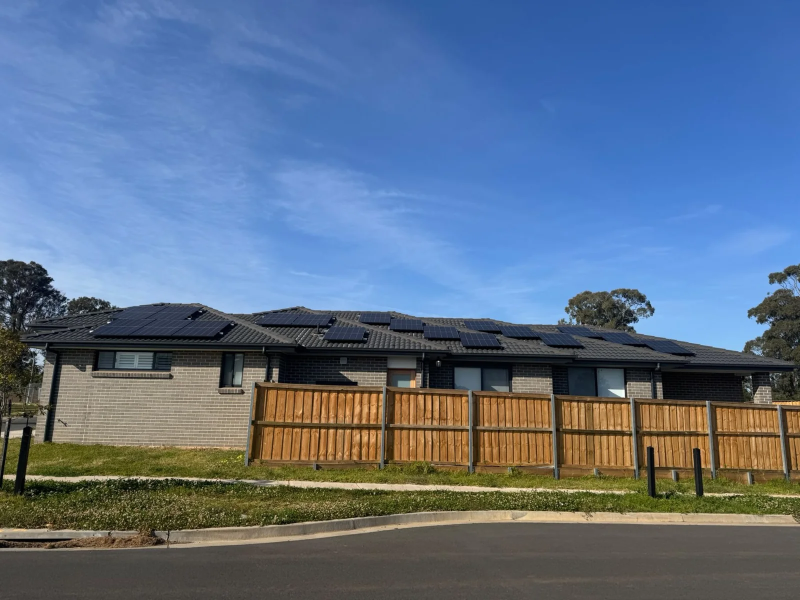
#> input picture assets/original-photography/web-pack-solar/solar-residential-complex.webp, 1600 x 1200 px (shown at 1/2 size)
$ python process-photos.py
#> lines starting #> are read from the running program, lines starting #| are printed output that depends on the picture
#!/usr/bin/env python3
"""
One-time (re-runnable) processing pipeline for the real Oz Home Energy
photography supplied in assets/original-photography/. Produces the
responsive derivatives actually served from site/img/photos/.

This is a CONTENT pipeline, not a site runtime dependency — the built
website has no Python dependency at all; this script is only run by
whoever next needs to reprocess or add photography, the same way a
designer's export tool isn't part of the shipped product.

Requires: Pillow, pillow-avif-plugin
  pip install pillow pillow-avif-plugin

For each source photo this:
  1. Applies EXIF auto-orientation, then strips ALL metadata (EXIF/GPS/ICC
     comments) — nothing beyond pixel data is carried into the derivatives.
  2. Applies a manual crop where specified (black screenshot borders
     removed; verified against the original in this session before being
     hard-coded here — see docs/asset-manifest.md for the reasoning per
     photo).
  3. Emits AVIF + WebP + JPEG at several widths, plus records the
     full-size (largest) width/height for the <img> width/height
     attributes that prevent layout shift.

Run: python3 scripts/process-photos.py
"""
import os
import json
from PIL import Image, ImageOps

try:
    import pillow_avif  # noqa: F401  (registers AVIF plugin with Pillow)
except ImportError:
    pass

ROOT = os.path.dirname(os.path.dirname(os.path.abspath(__file__)))
SRC_ROOT = os.path.join(ROOT, "assets", "original-photography")
OUT_ROOT = os.path.join(ROOT, "site", "img", "photos")

# (output_slug, source_relative_path, crop_box_or_None, [widths])
# crop_box is (left, top, right, bottom) in ORIGINAL pixel coordinates,
# applied AFTER EXIF auto-orientation. None = no crop needed.
JOBS = [
    # -- Homepage hero (residential complex — replaced the rural ground-mount
    #    photo 23 Sep 2026, launch-readiness repair pass; source already
    #    web-prepared by the owner-supplied asset pack, archived here for
    #    pipeline provenance rather than re-supplied as a raw original) --
    ("hero-solar-residential-complex", "web-pack-solar/solar-residential-complex.webp", None, [640, 1200, 1600]),
    # -- Ground-mount solar (kept processed for other pages/future use,
    #    just no longer the homepage hero) --
    ("ground-mount-wide", "ground-mount-solar/ground-mount-wide.jpg", None, [640, 1200, 2048]),
    ("ground-mount-close", "ground-mount-solar/ground-mount-close.jpg", None, [480, 800, 1200]),
    # -- Commercial solar --
    ("commercial-array-team", "commercial-solar/commercial-completed-array-with-team.jpg", None, [640, 1200, 1536]),
    ("commercial-lift-team-1", "commercial-solar/commercial-install-team-lift-01.jpg", None, [480, 800, 1536]),
    ("commercial-lift-team-2", "commercial-solar/commercial-install-team-lift-02.jpg", None, [480, 800, 1536]),
    ("commercial-panel-detail", "commercial-solar/commercial-panel-detail.jpg", None, [480, 800, 1536]),
    # -- Rooftop solar (03 and 04 are exact duplicates of 01/02 — dropped, see docs/asset-manifest.md) --
    ("residential-solar-rooftop-1", "rooftop-solar/regional-rooftop-overview-01.jpg", None, [480, 800, 1536]),
    ("residential-solar-rooftop-2", "rooftop-solar/regional-rooftop-overview-02.jpg", None, [480, 800, 1536]),
    # residential-rooftop-solar.jpg: black letterbox bars top/bottom (rows
    # 0-295 and 1240-1535 of 1536) — crop to the real content only.
    ("residential-solar-rooftop-3", "rooftop-solar/residential-rooftop-solar.jpg", (0, 296, 707, 1240), [480, 707]),
    # -- Battery systems --
    # fox-battery-context.jpg: same letterbox pattern (rows 0-295 / 1240-1535 of 1536).
    ("battery-fox-installed", "battery-systems/fox-battery-context.jpg", (0, 296, 707, 1240), [480, 707]),
    ("battery-fox-detail", "battery-systems/fox-battery-detail.jpg", None, [480, 800, 1320]),
    # battery-fox-detail-crop: same source, cropped to drop the "DANGER —
    # RISK OF BATTERY EXPLOSION" hazard stickers visible on the left wall
    # in the full frame (see /battery-storage/ inline "Adding a battery"
    # slot — 29 Sep 2026, owner: "every photo in battery storage must
    # change"). Crop box keeps everything right of x=340 (full height):
    # the FOX unit, the glass door and dog stay in frame, the stickers
    # don't. battery-fox-detail itself is left untouched since it's still
    # used uncropped elsewhere (projects, commercial-batteries).
    ("battery-fox-detail-crop", "battery-systems/fox-battery-detail.jpg", (340, 0, 1320, 1757), [480, 800, 980]),
    ("battery-sungrow-installed", "battery-systems/sungrow-battery-system.jpg", None, [480, 800, 1152]),
    ("battery-white-unit", "battery-systems/white-battery-system.jpg", None, [480, 800, 1200]),
    # -- EV charging --
    # Tesla Wall Connector job intentionally removed 23 Sep 2026 — see
    # docs/owner-inputs-required.md. Source photo stays archived at
    # assets/original-photography/ev-charging/tesla-wall-connector.jpg
    # (never deployed) in case Tesla approval later covers it.
    # -- Team --
    ("team-installers", "team/team-at-installation.jpg", None, [480, 571]),
    # -- Founder --
    # oz-foxess-battery-install.webp: real on-the-job photo, owner-supplied
    # 10 Oct 2026 and confirmed as Oz himself (navy Oz Home Energy shirt,
    # left) at a FoxESS battery install, resolving the long-open "photo of
    # Oz" gap (see docs/owner-inputs-required.md). Owner asked for the feet
    # cropped out; crop box keeps the top 72% of the original 1500x2000
    # frame (0,0,1500,1440) — verified against the original before being
    # hard-coded here, same as every other crop in this file.
    ("founder-oz-foxess-install", "founder/oz-foxess-battery-install.webp", (0, 0, 1500, 1440), [480, 800, 1200]),
    # -- Vehicle branding --
    # van-wrap-rear-side.png: letterbox rows 0-993 / 1874-2867 of 2868.
    ("fleet-van", "vehicle-branding/van-wrap-rear-side.png", (0, 994, 1320, 1874), [480, 800, 1320]),
    # -- Installation / commissioning process (progress imagery — never
    #    presented as completed work; see docs/asset-manifest.md) --
    ("process-switchboard-open-1", "installation-process/switchboard-work-in-progress-01.jpg", None, [480, 707]),
    # switchboard-work-in-progress-02.jpg: letterbox rows 0-501 / 1034-1535 of 1536.
    ("process-switchboard-open-2", "installation-process/switchboard-work-in-progress-02.jpg", (0, 502, 707, 1034), [480, 707]),
    ("process-commercial-array-lift", "installation-process/commercial-array-from-lift.jpg", None, [480, 800, 1536]),
    ("process-commercial-commissioning-1", "installation-process/commercial-switchboard-commissioning-01.jpg", None, [480, 800, 1536]),
    ("process-commercial-commissioning-2", "installation-process/commercial-switchboard-commissioning-02.jpg", None, [480, 800, 1536]),
    # -- Trust badges (used small, in a restrained trust strip — not hero) --
    ("trust-ohme-badge", "trust-badges/ohme-approved-installer.jpg", None, [320, 480]),
    ("trust-sec-badge", "trust-badges/smart-energy-council-small-business-member.png", None, [320, 480]),
    # solar-accreditation-australia.png: owner-supplied real logo (PNG with
    # alpha), already cropped to content and flattened onto white before
    # being saved here — see the crop/composite step in git history for
    # exactly how, since this source file IS the final flattened asset.
    ("trust-saa-badge", "trust-badges/solar-accreditation-australia.png", None, [320, 480]),
    # Tesla trust badge + lifestyle photo jobs intentionally removed
    # 23 Sep 2026 (launch-readiness repair pass) — see
    # docs/owner-inputs-required.md. Source files stay archived at
    # assets/original-photography/trust-badges/ and
    # assets/original-photography/tesla-marketing/ (never deployed).
]

manifest = {}

os.makedirs(OUT_ROOT, exist_ok=True)

for slug, rel_src, crop, widths in JOBS:
    src_path = os.path.join(SRC_ROOT, rel_src)
    im = Image.open(src_path)
#> im is the input picture: PIL image 1600x1200 RGB; mean R, G, B 93.9, 112.6, 137.1
    im = ImageOps.exif_transpose(im)  # honour any real orientation tag
    im = im.convert("RGB") if im.mode not in ("RGB", "RGBA") else im
    if crop:
        im = im.crop(crop)

    full_w, full_h = im.size
#> full_w = 1600; full_h = 1200
    manifest[slug] = {"width": full_w, "height": full_h, "widths": []}

    for w in widths:
        w = min(w, full_w)
        h = round(full_h * (w / full_w))
        resized = im.resize((w, h), Image.LANCZOS)
        base = f"{slug}-{w}"

        jpg_path = os.path.join(OUT_ROOT, base + ".jpg")
        resized.convert("RGB").save(jpg_path, "JPEG", quality=82, optimize=True)

        webp_path = os.path.join(OUT_ROOT, base + ".webp")
        resized.save(webp_path, "WEBP", quality=80, method=6)

        avif_path = os.path.join(OUT_ROOT, base + ".avif")
        try:
            resized.save(avif_path, "AVIF", quality=55)
        except Exception as e:
            print(f"  (skipping AVIF for {base}: {e})")

        manifest[slug]["widths"].append(w)
        print(f"{base}: jpg/webp/avif written ({w}x{h})")
#> this loop made 3 passes
#> pass 1, `resized = im.resize((w, h), Image.LANCZOS)`:
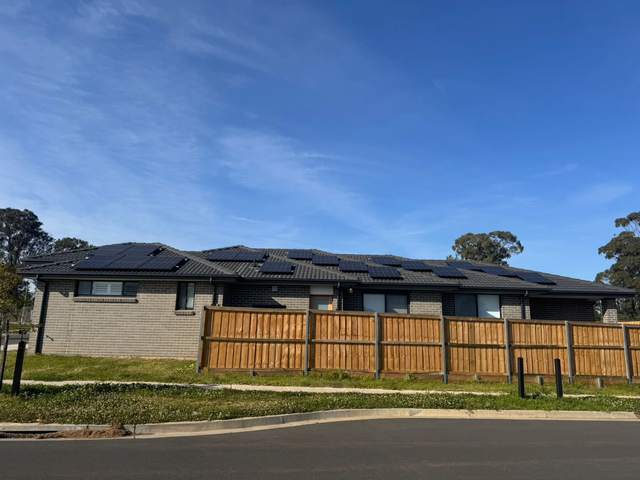
#> resized: PIL image 640x480 RGB; mean R, G, B 93.9, 112.6, 137.1
#> pass 2 of the loop `for slug, rel_src, crop, widths in JOBS:`:
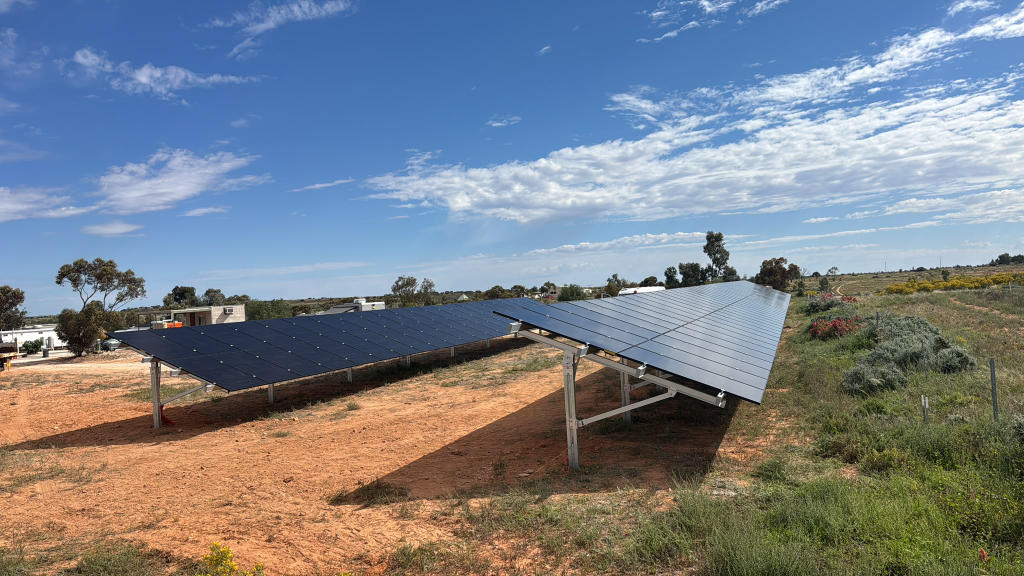
#> input picture assets/original-photography/ground-mount-solar/ground-mount-wide.jpg, 2048 x 1152 px (shown at 1/2 size)
#> im is the input picture: PIL image 2048x1152 RGB; mean R, G, B 122.6, 129.8, 138.3
#> the loop `for w in widths:` made 3 passes
#> pass 1, `resized = im.resize((w, h), Image.LANCZOS)`:
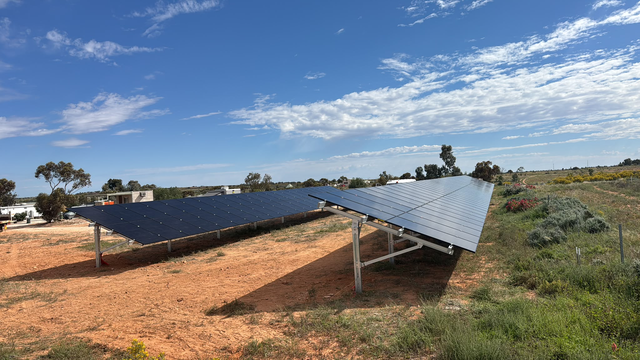
#> resized: PIL image 640x360 RGB; mean R, G, B 122.6, 129.8, 138.3
#> pass 3 of the loop `for slug, rel_src, crop, widths in JOBS:`:
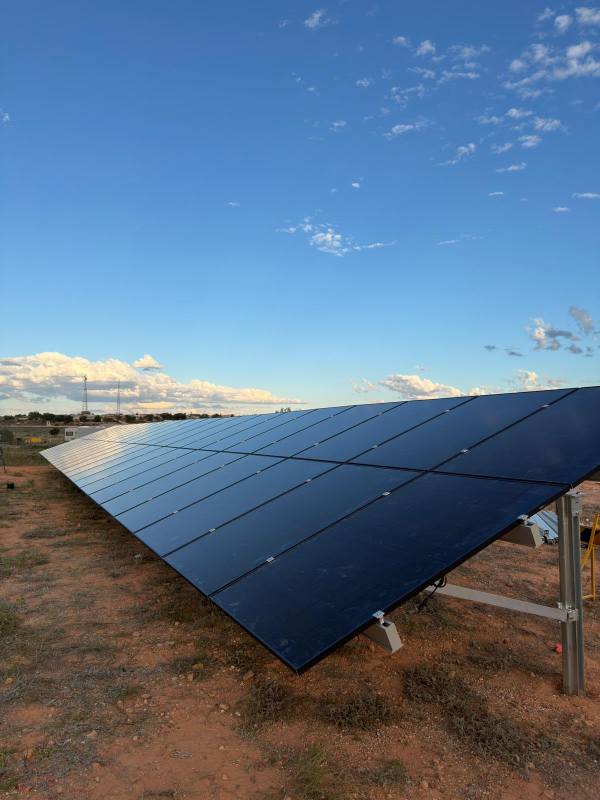
#> input picture assets/original-photography/ground-mount-solar/ground-mount-close.jpg, 1200 x 1600 px (shown at 1/2 size)
#> im is the input picture: PIL image 1200x1600 RGB; mean R, G, B 91.6, 113.7, 138.2
#> the loop `for w in widths:` made 3 passes
#> pass 1, `resized = im.resize((w, h), Image.LANCZOS)`:
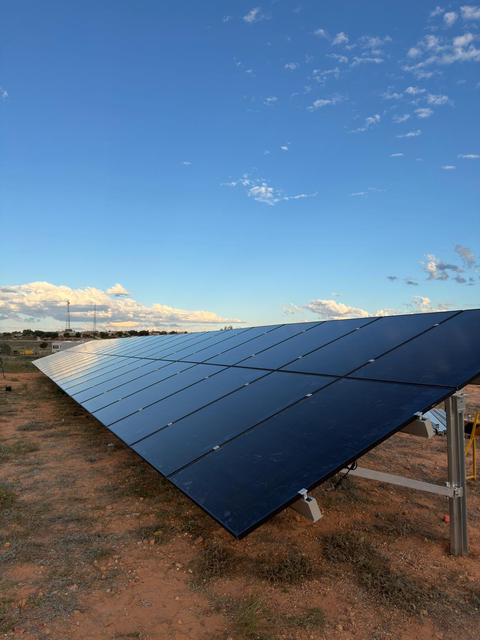
#> resized: PIL image 480x640 RGB; mean R, G, B 91.6, 113.7, 138.2
#> (the run stopped early here; a loop or call above may not have finished)
